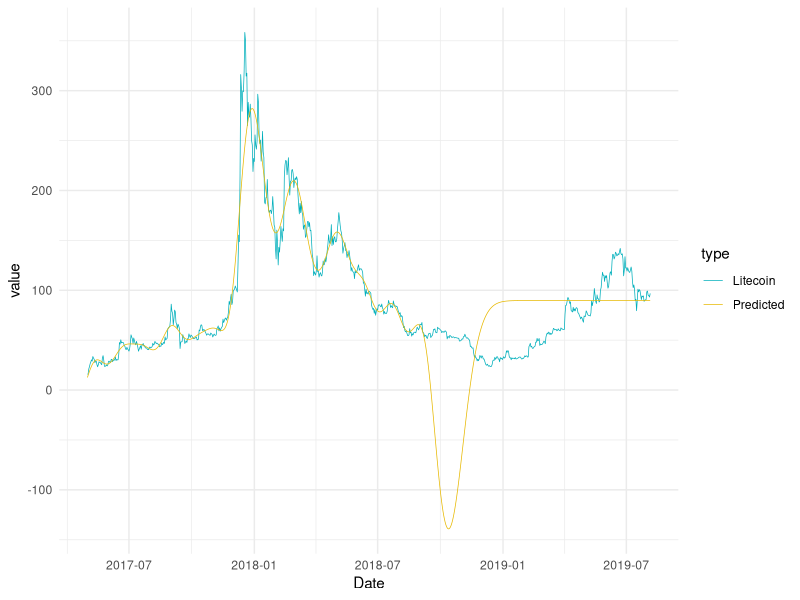
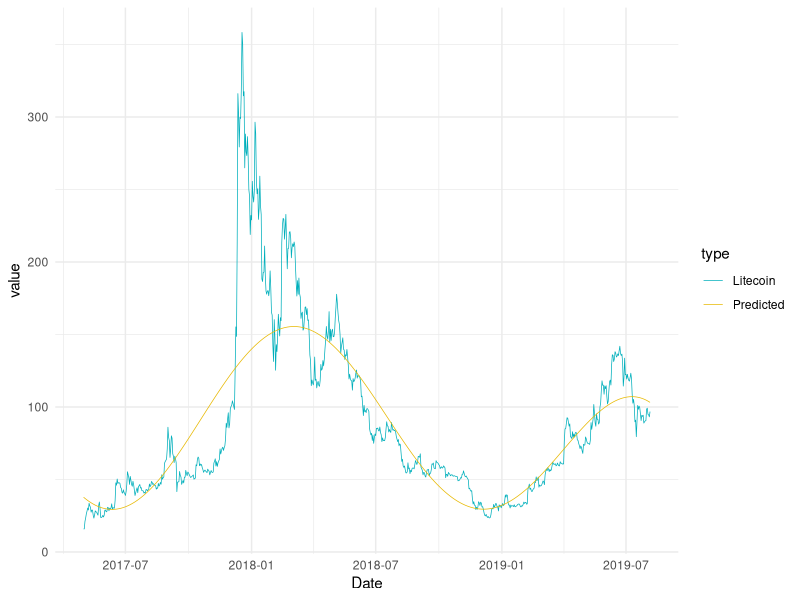

Write the R code that produced these figures, in order.
library(e1071)
library(ggplot2)
library(tidyr)
library(MLmetrics)
library(readxl)
train_df <- read_excel("svm training set.xlsx")
colnames(train_df)[1] <- "Date"
test_df <- read_excel("svm testing set.xlsx")
df<-rbind(train_df,test_df)
validation_df<-train_df[floor(nrow(train_df)*0.85):nrow(train_df),]
train_df_wo_validation<-train_df[1:floor(nrow(train_df)*0.85),]

#base model
Litecoin_svmodel <- svm(Litecoin ~ .,data=subset(train_df_wo_validation,select=c(Litecoin,Date)), 
                        type="eps-regression",kernel="radial",cost=10000, gamma=10)

Litecoin_predicted <- predict(Litecoin_svmodel,subset(df,select=c(Litecoin,Date)))
Litecoin_df <- subset(df,select=c(Litecoin,Date))
Litecoin_df$Predicted <- Litecoin_predicted
MAPE(Litecoin_df$Predicted,Litecoin_df$Litecoin)
Litecoin_df_long<-gather(Litecoin_df,type,value,c(Litecoin,Predicted))
ggplot(Litecoin_df_long,aes(x=Date,y=value))+
  geom_line(aes(color=type),size=0.25)+
  scale_color_manual(values = c("#00AFBB", "#E7B800")) +
  theme_minimal()

#tune 
svm_tune <- tune.svm(Litecoin ~ ., data=subset(train_df_wo_validation,select=c(Litecoin,Date)),
                     type="eps-regression",
                     kernel="radial",gamma = 2^(-9:10), cost = 2^(-9:10),
                     validation.x = subset(validation_df,select=c(Litecoin,Date)),
                     validation.y = validation_df$Litecoin,
                     tunecontrol=tune.control(sampling="fix",error.fun = MAPE))
svm_tune$best.parameter
Litecoin_svmodel_best <- svm(Litecoin ~ .,data=subset(df,select=c(Litecoin,Date)), 
                    type="eps-regression",kernel="radial",cost=svm_tune$best.parameter$cost, 
                    gamma=svm_tune$best.parameter$gamma)
Litecoin_df <- subset(df,select=c(Litecoin,Date))
Litecoin_predicted <- predict(Litecoin_svmodel_best,Litecoin_df)
Litecoin_df$Predicted <- Litecoin_predicted
MAPE(Litecoin_df$Predicted,Litecoin_df$Litecoin)
Litecoin_df_long <- gather(Litecoin_df,type,value,c(Litecoin,Predicted))

ggplot(Litecoin_df_long,aes(x=Date,y=value))+
  geom_line(aes(color=type),size=0.25)+
  scale_color_manual(values = c("#00AFBB", "#E7B800")) +
  theme_minimal()
